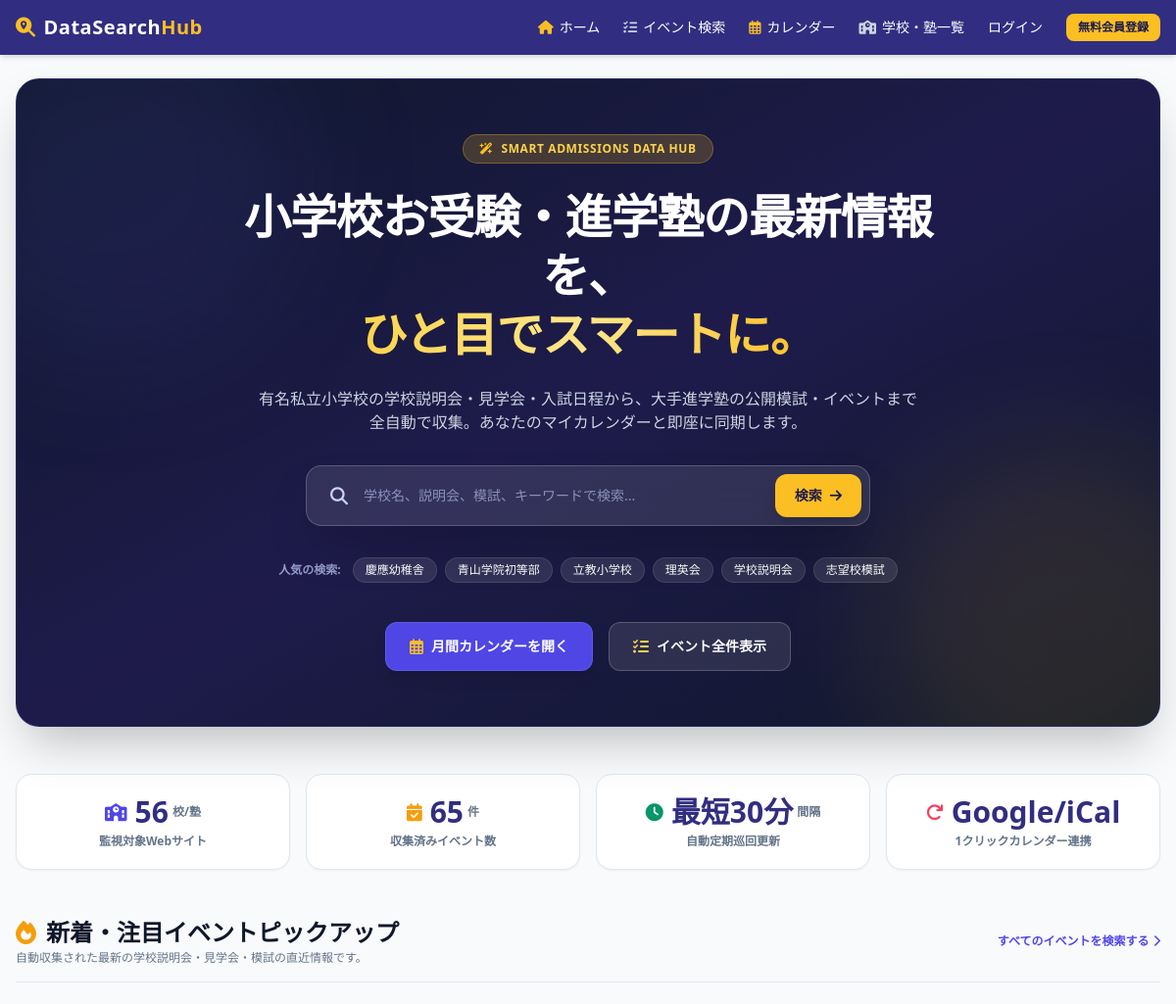
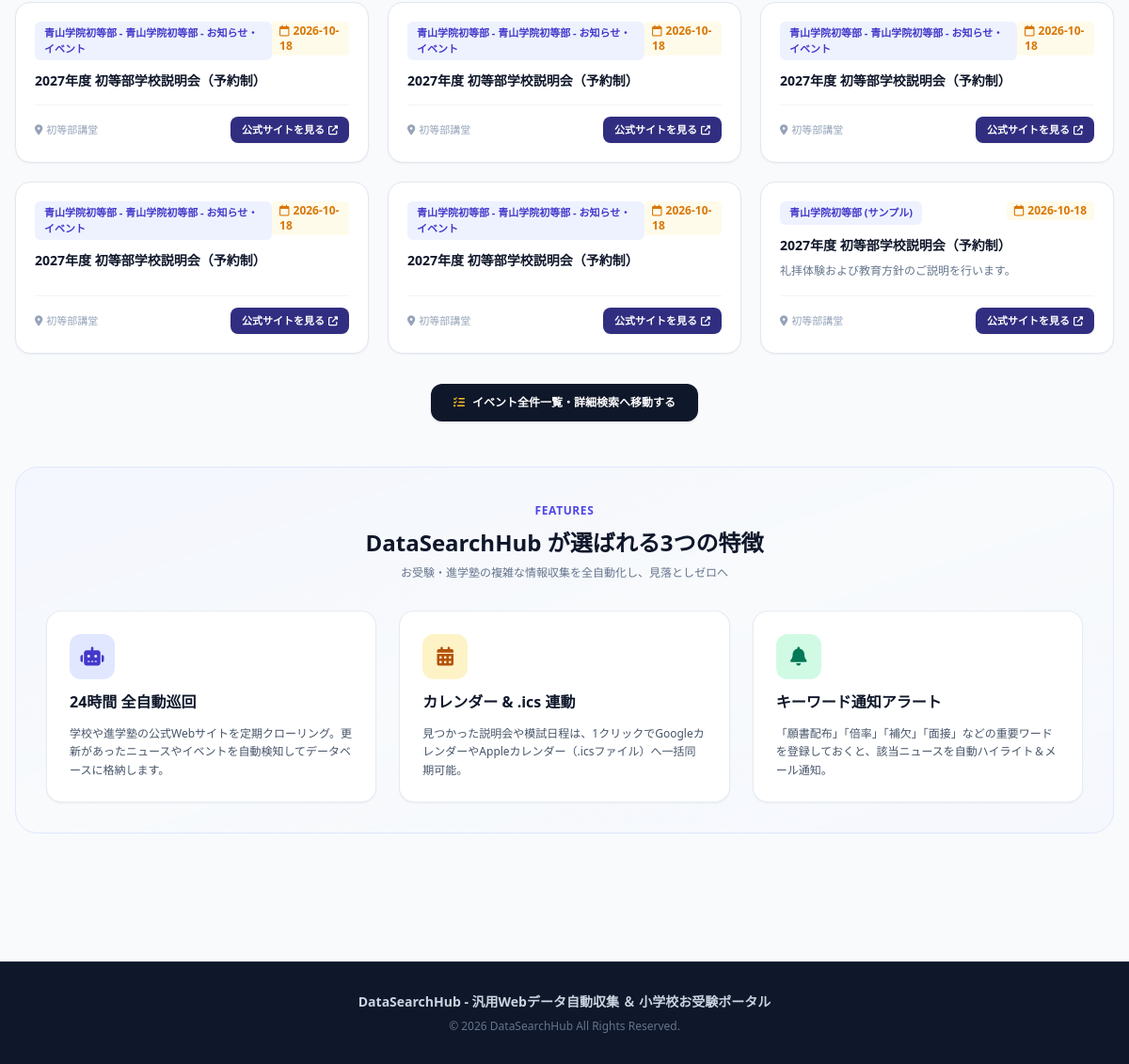
The page / on the database its author committed (2 pictures, top to bottom).
### app/models/schema.py (models this page shows, shortened)
class Event(Base):
    __tablename__ = "events"
    id = Column(Integer, primary_key=True, index=True)
    source_id = Column(Integer, ForeignKey("sources.id"), nullable=False)
    title = Column(String, index=True, nullable=False)
    content = Column(Text, nullable=True)
    url = Column(String, nullable=True)
    published_date = Column(String, nullable=True)                      # 発表日 / 更新日
    event_date = Column(String, index=True, nullable=True)               # イベント開催日・試験日 (YYYY-MM-DD)
    location = Column(String, nullable=True)                            # 開催場所・会場
    created_at = Column(DateTime, default=datetime.utcnow)
    is_notified = Column(Boolean, default=False)                         # メール通知済みフラグ
    source = relationship("Source", back_populates="events")
    notifications = relationship("NotificationLog", back_populates="event", cascade="all, delete-orphan")

class Source(Base):
    __tablename__ = "sources"
    id = Column(Integer, primary_key=True, index=True)
    source_id = Column(String, unique=True, index=True, nullable=False) # e.g. keio_yochisha
    category_id = Column(Integer, ForeignKey("categories.id"), nullable=False)
    name = Column(String, nullable=False)                                # e.g. 慶應義塾幼稚舎
    type = Column(String, nullable=False)                                # e.g. school, cram_school
    url = Column(String, nullable=False)
    schedule_interval_minutes = Column(Integer, default=60)
    selectors_json = Column(Text, nullable=False)                        # スクレイピングルール (JSON文字列)
    last_scraped_at = Column(DateTime, nullable=True)                    # 最終巡回実行日時
    category = relationship("Category", back_populates="sources")
    events = relationship("Event", back_populates="source", cascade="all, delete-orphan")
    favorited_by = relationship("Favorite", back_populates="source", cascade="all, delete-orphan")

### app/main.py (the view)
@app.get("/", response_class=HTMLResponse)
async def home_page(request: Request, db: Session = Depends(get_db)):
    user = get_current_user_optional(request, db)
    total_sources = db.query(Source).count()
    total_events = db.query(Event).count()
    recent_events = db.query(Event).join(Source).order_by(Event.created_at.desc()).limit(6).all()
    return templates.TemplateResponse(
        request=request,
        name="home.html",
        context={
            "user": user,
            "total_sources_count": total_sources,
            "total_events_count": total_events,
            "recent_events": recent_events
        }
    )

### app/templates/home.html (shortened to what this page needs)
{% extends "base.html" %}
{% block content %}
<div class="space-y-12 pb-12">
    <div class="relative overflow-hidden rounded-3xl bg-gradient-to-br from-slate-900 via-indigo-950 to-slate-900 text-white p-8 md:p-14 shadow-2xl border border-indigo-500/20">
        <div class="absolute -top-24 -left-24 w-96 h-96 bg-indigo-500/10 rounded-full blur-3xl pointer-events-none"></div>
        <div class="absolute -bottom-24 -right-24 w-96 h-96 bg-amber-400/10 rounded-full blur-3xl pointer-events-none"></div>
        <div class="relative z-10 max-w-3xl mx-auto text-center space-y-6">
            <span class="inline-flex items-center space-x-2 bg-amber-400/20 border border-amber-400/30 text-amber-300 font-extrabold text-xs px-4 py-1.5 rounded-full tracking-wider uppercase backdrop-blur-md">
                <i class="fa-solid fa-wand-magic-sparkles text-amber-400"></i>
                <span>Smart Admissions Data Hub</span>
            </span>
            <h1 class="text-3xl md:text-5xl font-black tracking-tight leading-tight md:leading-tight">
                小学校お受験・進学塾の最新情報を、<br class="hidden sm:inline" />
                <span class="bg-gradient-to-r from-amber-300 via-amber-200 to-amber-400 bg-clip-text text-transparent">ひと目でスマートに。</span>
            </h1>
            <p class="text-slate-300 text-sm md:text-base max-w-2xl mx-auto leading-relaxed font-medium">
                有名私立小学校の学校説明会・見学会・入試日程から、大手進学塾の公開模試・イベントまで全自動で収集。あなたのマイカレンダーと即座に同期します。
            </p>
            <form action="/events" method="get" class="pt-2 max-w-xl mx-auto">
                <div class="relative flex items-center bg-white/10 backdrop-blur-xl rounded-2xl border border-white/20 p-2 shadow-2xl focus-within:ring-2 focus-within:ring-amber-400 transition">
                    <i class="fa-solid fa-magnifying-glass text-indigo-200 ml-4 mr-2 text-lg"></i>
                    <input type="text" name="q" placeholder="学校名、説明会、模試、キーワードで検索..." class="w-full bg-transparent text-white placeholder-indigo-200/60 text-sm font-medium focus:outline-none px-2 py-2">
                    <button type="submit" class="bg-amber-400 hover:bg-amber-300 text-indigo-950 font-black text-xs md:text-sm px-5 py-3 rounded-xl shadow-lg transition flex items-center shrink-0">
                        検索 <i class="fa-solid fa-arrow-right ml-2"></i>
                    </button>
                </div>
            </form>
            <div class="flex flex-wrap items-center justify-center gap-2 pt-2 text-xs">
                <span class="text-indigo-200/70 font-bold mr-1">人気の検索:</span>
                <a href="/events?q=慶應義塾" class="bg-white/10 hover:bg-white/20 text-white font-medium px-3 py-1 rounded-full border border-white/10 transition">慶應幼稚舎</a>
                <a href="/events?q=青山学院" class="bg-white/10 hover:bg-white/20 text-white font-medium px-3 py-1 rounded-full border border-white/10 transition">青山学院初等部</a>
                <a href="/events?q=立教" class="bg-white/10 hover:bg-white/20 text-white font-medium px-3 py-1 rounded-full border border-white/10 transition">立教小学校</a>
                <a href="/events?q=理英会" class="bg-white/10 hover:bg-white/20 text-white font-medium px-3 py-1 rounded-full border border-white/10 transition">理英会</a>
                <a href="/events?q=説明会" class="bg-white/10 hover:bg-white/20 text-white font-medium px-3 py-1 rounded-full border border-white/10 transition">学校説明会</a>
                <a href="/events?q=模試" class="bg-white/10 hover:bg-white/20 text-white font-medium px-3 py-1 rounded-full border border-white/10 transition">志望校模試</a>
            </div>
            <div class="flex flex-wrap justify-center items-center gap-4 pt-4">
                <a href="/calendar" class="bg-indigo-600 hover:bg-indigo-500 text-white font-bold text-sm px-6 py-3 rounded-xl shadow-lg transition flex items-center border border-indigo-400/30">
                    <i class="fa-regular fa-calendar-days mr-2 text-amber-400 text-base"></i> 月間カレンダーを開く
                </a>
                <a href="/events" class="bg-white/10 hover:bg-white/20 text-white font-bold text-sm px-6 py-3 rounded-xl backdrop-blur-md transition flex items-center border border-white/20">
                    <i class="fa-solid fa-list-check mr-2 text-amber-300 text-base"></i> イベント全件表示
                </a>
            </div>
        </div>
    </div>
    <div class="grid grid-cols-2 md:grid-cols-4 gap-4">
        <div class="bg-white p-5 rounded-2xl shadow-sm border border-slate-200 text-center space-y-1 hover:shadow-md transition">
            <div class="text-2xl md:text-3xl font-black text-indigo-900 flex items-center justify-center">
                <i class="fa-solid fa-school text-indigo-600 text-lg mr-2"></i> {{ total_sources_count }} <span class="text-xs font-bold text-slate-500 ml-1">校/塾</span>
            </div>
            <p class="text-xs font-bold text-slate-500">監視対象Webサイト</p>
        </div>
        <div class="bg-white p-5 rounded-2xl shadow-sm border border-slate-200 text-center space-y-1 hover:shadow-md transition">
            <div class="text-2xl md:text-3xl font-black text-indigo-900 flex items-center justify-center">
                <i class="fa-solid fa-calendar-check text-amber-500 text-lg mr-2"></i> {{ total_events_count }} <span class="text-xs font-bold text-slate-500 ml-1">件</span>
            </div>
            <p class="text-xs font-bold text-slate-500">収集済みイベント数</p>
        </div>
        <div class="bg-white p-5 rounded-2xl shadow-sm border border-slate-200 text-center space-y-1 hover:shadow-md transition">
            <div class="text-2xl md:text-3xl font-black text-indigo-900 flex items-center justify-center">
                <i class="fa-solid fa-clock text-emerald-600 text-lg mr-2"></i> 最短30分 <span class="text-xs font-bold text-slate-500 ml-1">間隔</span>
            </div>
            <p class="text-xs font-bold text-slate-500">自動定期巡回更新</p>
        </div>
        <div class="bg-white p-5 rounded-2xl shadow-sm border border-slate-200 text-center space-y-1 hover:shadow-md transition">
            <div class="text-2xl md:text-3xl font-black text-indigo-900 flex items-center justify-center">
                <i class="fa-solid fa-arrow-rotate-right text-rose-500 text-lg mr-2"></i> Google/iCal
            </div>
            <p class="text-xs font-bold text-slate-500">1クリックカレンダー連携</p>
        </div>
    </div>
    <div class="space-y-6">
        <div class="flex flex-col md:flex-row justify-between items-start md:items-center gap-2 border-b border-slate-200 pb-4">
            <div>
                <h2 class="text-xl md:text-2xl font-black text-slate-900 flex items-center">
                    <i class="fa-solid fa-fire text-amber-500 mr-2.5"></i>新着・注目イベントピックアップ
                </h2>
                <p class="text-xs text-slate-500 mt-0.5">自動収集された最新の学校説明会・見学会・模試の直近情報です。</p>
            </div>
            <a href="/events" class="text-xs font-bold text-indigo-600 hover:text-indigo-800 transition flex items-center">
                すべてのイベントを検索する <i class="fa-solid fa-chevron-right ml-1"></i>
            </a>
        </div>
        <div class="grid grid-cols-1 md:grid-cols-2 lg:grid-cols-3 gap-5">
            {% for event in recent_events %}
            <div class="bg-white rounded-2xl p-5 shadow-sm border border-slate-200 hover:shadow-md hover:border-indigo-200 transition flex flex-col justify-between space-y-4">
                <div class="space-y-2">
                    <div class="flex justify-between items-start">
                        <span class="text-[11px] font-bold bg-indigo-50 text-indigo-700 px-2.5 py-1 rounded-md">
                            {{ event.source.name }}
                        </span>
                        {% if event.event_date %}
                        <span class="text-xs font-extrabold text-amber-600 bg-amber-50 px-2 py-0.5 rounded">
                            <i class="fa-regular fa-calendar mr-1"></i>{{ event.event_date }}
                        </span>
                        {% endif %}
                    </div>
                    <h3 class="font-bold text-slate-900 text-sm leading-snug line-clamp-2 pt-1">
                        {{ event.title }}
                    </h3>
                    {% if event.content %}
                    <p class="text-slate-500 text-xs line-clamp-2 leading-relaxed">{{ event.content }}</p>
                    {% endif %}
                </div>
                <div class="pt-3 border-t border-slate-100 flex justify-between items-center text-xs">
                    <span class="text-slate-400 font-medium text-[11px]">
                        <i class="fa-solid fa-location-dot mr-1"></i>{{ event.location or "未指定" }}
                    </span>
                    <a href="{{ event.official_url }}" target="_blank" class="bg-indigo-900 hover:bg-indigo-800 text-white font-bold px-3 py-1.5 rounded-lg shadow-sm transition flex items-center text-[11px]">
                        公式サイトを見る <i class="fa-solid fa-up-right-from-square ml-1 text-[10px]"></i>
                    </a>
                </div>
            </div>
            {% endfor %}
        </div>
        <div class="text-center pt-2">
            <a href="/events" class="inline-flex items-center justify-center bg-slate-900 hover:bg-slate-800 text-white font-bold text-xs px-6 py-3 rounded-xl shadow transition">
                <i class="fa-solid fa-list-check mr-2 text-amber-400"></i> イベント全件一覧・詳細検索へ移動する
            </a>
        </div>
    </div>
    <div class="bg-gradient-to-br from-indigo-50/50 via-slate-50 to-indigo-50/30 p-8 rounded-3xl border border-indigo-100 space-y-8">
        <div class="text-center max-w-xl mx-auto space-y-2">
            <span class="text-indigo-600 font-extrabold text-xs uppercase tracking-wider">Features</span>
            <h2 class="text-2xl font-black text-slate-900">DataSearchHub が選ばれる3つの特徴</h2>
            <p class="text-xs text-slate-500">お受験・進学塾の複雑な情報収集を全自動化し、見落としゼロへ</p>
        </div>
        <div class="grid grid-cols-1 md:grid-cols-3 gap-6">
            <div class="bg-white p-6 rounded-2xl shadow-sm border border-slate-200/80 space-y-3">
                <div class="w-12 h-12 bg-indigo-100 text-indigo-700 rounded-xl flex items-center justify-center text-xl font-bold">
                    <i class="fa-solid fa-robot"></i>
                </div>
                <h3 class="font-bold text-slate-900 text-base">24時間 全自動巡回</h3>
                <p class="text-slate-600 text-xs leading-relaxed">
                    学校や進学塾の公式Webサイトを定期クローリング。更新があったニュースやイベントを自動検知してデータベースに格納します。
                </p>
            </div>
            <div class="bg-white p-6 rounded-2xl shadow-sm border border-slate-200/80 space-y-3">
                <div class="w-12 h-12 bg-amber-100 text-amber-700 rounded-xl flex items-center justify-center text-xl font-bold">
                    <i class="fa-solid fa-calendar-days"></i>
                </div>
                <h3 class="font-bold text-slate-900 text-base">カレンダー & .ics 連動</h3>
                <p class="text-slate-600 text-xs leading-relaxed">
                    見つかった説明会や模試日程は、1クリックでGoogleカレンダーやAppleカレンダー（.icsファイル）へ一括同期可能。
                </p>
            </div>
            <div class="bg-white p-6 rounded-2xl shadow-sm border border-slate-200/80 space-y-3">
                <div class="w-12 h-12 bg-emerald-100 text-emerald-700 rounded-xl flex items-center justify-center text-xl font-bold">
                    <i class="fa-solid fa-bell"></i>
                </div>
                <h3 class="font-bold text-slate-900 text-base">キーワード通知アラート</h3>
                <p class="text-slate-600 text-xs leading-relaxed">
                    「願書配布」「倍率」「補欠」「面接」などの重要ワードを登録しておくと、該当ニュースを自動ハイライト＆メール通知。
                </p>
            </div>
        </div>
    </div>
</div>
{% endblock %}

### rows shown on the page
Event: source.name "青山学院初等部 - 青山学院初等部 - お知らせ・イベント", event_date "2026-10-18", title "2027年度 初等部学校説明会（予約制）", location "初等部講堂"
Event: source.name "青山学院初等部 - 青山学院初等部 - お知らせ・イベント", event_date "2026-10-18", title "2027年度 初等部学校説明会（予約制）", location "初等部講堂"
Event: source.name "青山学院初等部 - 青山学院初等部 - お知らせ・イベント", event_date "2026-10-18", title "2027年度 初等部学校説明会（予約制）", location "初等部講堂"
Event: source.name "青山学院初等部 - 青山学院初等部 - お知らせ・イベント", event_date "2026-10-18", title "2027年度 初等部学校説明会（予約制）", location "初等部講堂"
Event: source.name "青山学院初等部 - 青山学院初等部 - お知らせ・イベント", event_date "2026-10-18", title "2027年度 初等部学校説明会（予約制）", location "初等部講堂"
Event: source.name "青山学院初等部 (サンプル)", event_date "2026-10-18", title "2027年度 初等部学校説明会（予約制）", content "礼拝体験および教育方針のご説明を行います。", location "初等部講堂"

### other values the page prints
{{ total_sources_count }} "56"
{{ total_events_count }} "65"
